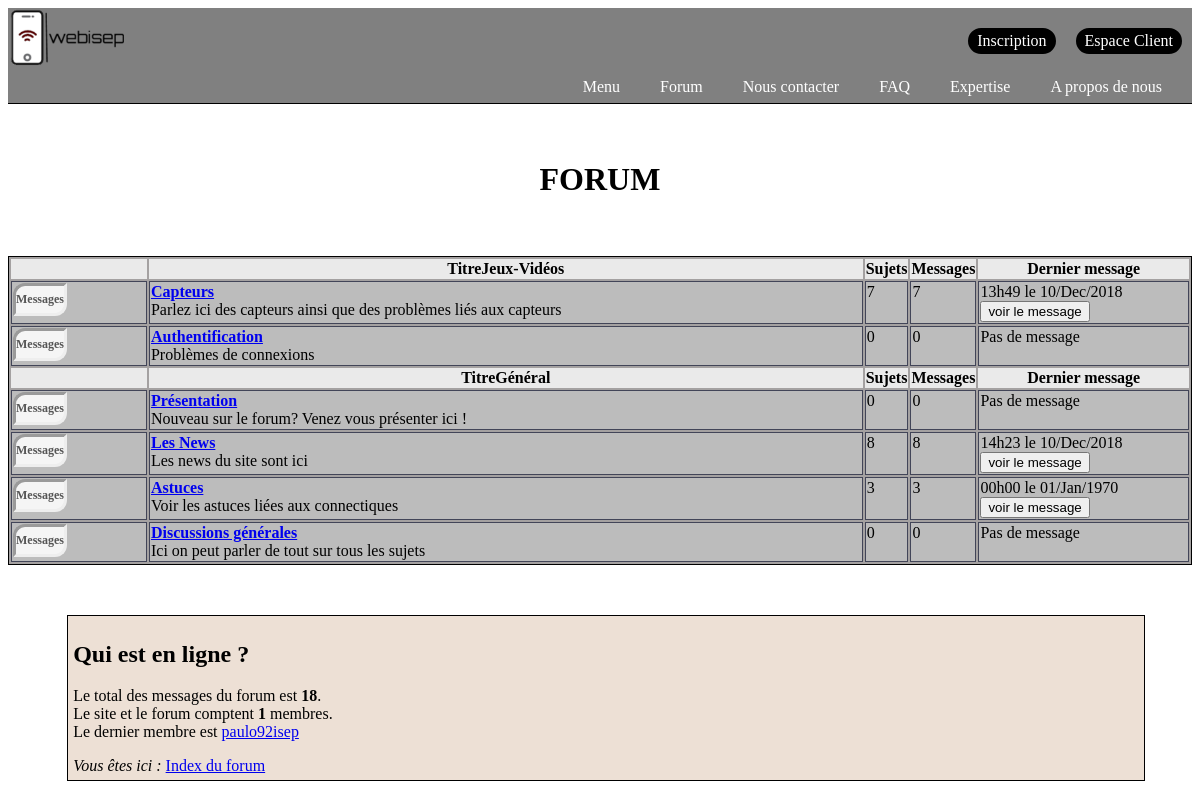
The page /old/index.php on the database its author committed.
### tables this page shows
CREATE TABLE IF NOT EXISTS `forum_categorie` (
  `cat_id` int(11) NOT NULL AUTO_INCREMENT,
  `cat_nom` varchar(30) NOT NULL,
  `cat_ordre` int(11) NOT NULL,
  PRIMARY KEY (`cat_id`),
  UNIQUE KEY `cat_ordre` (`cat_ordre`)
);

CREATE TABLE IF NOT EXISTS `forum_forum` (
  `forum_id` int(11) NOT NULL AUTO_INCREMENT,
  `forum_cat_id` mediumint(8) NOT NULL,
  `forum_name` varchar(30) NOT NULL,
  `forum_desc` text NOT NULL,
  `forum_ordre` mediumint(8) NOT NULL,
  `forum_last_post_id` int(11) NOT NULL,
  `forum_topic` mediumint(8) NOT NULL,
  `forum_post` mediumint(8) NOT NULL,
  `auth_view` tinyint(4) NOT NULL,
  `auth_post` tinyint(4) NOT NULL,
  `auth_topic` tinyint(4) NOT NULL,
  `auth_annonce` tinyint(4) NOT NULL,
  `auth_modo` tinyint(4) NOT NULL,
  PRIMARY KEY (`forum_id`)
);

CREATE TABLE IF NOT EXISTS `forum_post` (
  `post_id` int(11) NOT NULL AUTO_INCREMENT,
  `post_createur` int(11) NOT NULL,
  `post_texte` text NOT NULL,
  `post_time` int(11) NOT NULL,
  `topic_id` int(11) NOT NULL,
  `post_forum_id` int(11) NOT NULL,
  PRIMARY KEY (`post_id`)
);

CREATE TABLE IF NOT EXISTS `forum_membres` (
  `membre_id` int(11) NOT NULL AUTO_INCREMENT,
  `membre_pseudo` varchar(30) NOT NULL,
  `membre_mdp` varchar(32) NOT NULL,
  `membre_email` varchar(250) NOT NULL,
  `membre_msn` varchar(250) NOT NULL,
  `membre_siteweb` varchar(100) NOT NULL,
  `membre_avatar` varchar(100) NOT NULL,
  `membre_signature` varchar(200) NOT NULL,
  `membre_localisation` varchar(100) NOT NULL,
  `membre_inscrit` int(11) NOT NULL,
  `membre_derniere_visite` int(11) NOT NULL,
  `membre_rang` tinyint(4) DEFAULT '2',
  `membre_post` int(11) NOT NULL,
  PRIMARY KEY (`membre_id`)
);

### old/index.php (the view, shortened to what this page needs)
<!DOCTYPE html>
<html>
<head>
<link rel="stylesheet" type="text/css" href="../css/header.css">
<link rel="stylesheet" type="text/css" href="../css/design.css">
</head>
<body>
<header>
                <a href="General.html"><img src="Logo2.png" alt="logo" id="logo"class="flottant"/></a>
                <a class="menu-espaceclient" href=espaceclient.html>Espace Client</a>
                <a class="menu-inscription" href=inscription.html>Inscription</a>
                <nav>
                    <ul>
                        <li class="onglet"><a href=AproposeDNous.html>A propos de nous </a></li>
                        <li class="onglet"><a href=Expertise.html>Expertise </a></li>
                        <li class="onglet"><a href=FAQ.html>FAQ </a></li>
                        <li class="onglet"><a href=NousContacter.html>Nous contacter</a></li>
                        <li class="onglet"><a href=Forum.html>Forum </a></li>
                        <li class="onglet"><a href="#">Menu</a>
                        </li>
                    </ul>
                </nav>
 </header>
 <br></br>
 <h1>FORUM </h1>
 <br></br>
<?php
include("identifiants.php");
include("debuts.php");
?>
<?php
$totaldesmessages = 0;
$categorie = NULL;
?>
<?php
$query=$db->prepare('SELECT cat_id, cat_nom,
forum_forum.forum_id, forum_name, forum_desc, forum_post, forum_topic, auth_view, forum_topic.topic_id,  forum_topic.topic_post, post_id, post_time, post_createur, membre_pseudo,
membre_id   FROM forum_categorie
LEFT JOIN forum_forum ON forum_categorie.cat_id = forum_forum.forum_cat_id
LEFT JOIN forum_post ON forum_post.post_id = forum_forum.forum_last_post_id
LEFT JOIN forum_topic ON forum_topic.topic_id = forum_post.topic_id
LEFT JOIN forum_membres ON forum_membres.membre_id = forum_post.post_createur
WHERE auth_view <= :lvl
ORDER BY cat_ordre, forum_ordre DESC');
$query->bindValue(':lvl',$lvl,PDO::PARAM_INT);
$query->execute();
?>
<table>
<?php
while($data = $query->fetch())
{
    if( $categorie != $data['cat_id'] )
    {
        $categorie = $data['cat_id'];
        ?>
        <tr>
        <th></th>
        <th class="titre">Titre<strong><?php echo stripslashes(htmlspecialchars($data['cat_nom'])); ?>
        </strong></th>
        <th class="nombremessages"><strong>Sujets</strong></th>
        <th class="nombresujets"><strong>Messages</strong></th>
        <th class="derniermessage"><strong>Dernier message</strong></th>
        </tr>
        <?php
    }
    ?>
<?php
    echo'<tr><td><input class="paul" type="submit" name="mess" value="Messages" /></td>
    <td class="titre"><strong>
    <a href="voirforum.php?f='.$data['forum_id'].'">
    '.stripslashes(htmlspecialchars($data['forum_name'])).'</a></strong>
    <br />'.nl2br(stripslashes(htmlspecialchars($data['forum_desc']))).'</td>
    <td class="nombresujets">'.$data['forum_topic'].'</td>
    <td class="nombremessages">'.$data['forum_post'].'</td>';
    if (!empty($data['forum_post']))
    {
	 $nombreDeMessagesParPage = 15;
         $nbr_post = $data['topic_post'] +1;
	 $page = ceil($nbr_post / $nombreDeMessagesParPage);
         echo'<td class="derniermessage">
         '.date('H\hi \l\e d/M/Y',$data['post_time']).'<br />
         <a href="voirprofil.php?m='.stripslashes(htmlspecialchars($data['membre_id'])).'&amp;action=consulter">'.$data['membre_pseudo'].'  </a>
         <a href="./voirtopic.php?t='.$data['topic_id'].'&amp;page='.$page.'#p_'.$data['post_id'].'">
         <input class="go_button" type="submit" name="go" value="voir le message" /></a></td></tr>';
     }
     else
     {
         echo'<td class="nombremessages">Pas de message</td></tr>';
     }
     $totaldesmessages += $data['forum_post'];
}
echo '</table></div>';
?>
<?php
echo'<div id="footer">
<h2>
Qui est en ligne ?
</h2>
';
$TotalDesMembres = $db->query('SELECT COUNT(*) FROM forum_membres')->fetchColumn();
$query = $db->query('SELECT membre_pseudo, membre_id FROM forum_membres ORDER BY membre_id DESC LIMIT 0, 1');
$data = $query->fetch();
$derniermembre = stripslashes(htmlspecialchars($data['membre_pseudo']));
echo'<p>Le total des messages du forum est <strong>'.$totaldesmessages.'</strong>.<br />';
echo'Le site et le forum comptent <strong>'.$TotalDesMembres.'</strong> membres.<br />';
echo'Le dernier membre est <a href="./voirprofil.php?m='.$data['membre_id'].'&amp;action=consulter">'.$derniermembre.'</a></p>';
?>
<?php
echo'<i>Vous êtes ici : </i><a href ="./index.php">Index du forum</a>';
?>
</div>
</body>
</html>

### old/css/header.css (style rules this page uses)
th { background-color:#eaeaea; }
img { width: 10%; height: auto; }
nav >ul { margin: 0px; padding: 0px; }
.onglet { list-style-type: none; }
nav { width: 100%; border-bottom: black 1px solid; background-color: grey; height: 30px; }
nav> ul> li { float: right; position: relative; }
nav> ul::after { content:""; display: block; }
nav a { display: inline-block; text-decoration: none; }
nav> ul> li> a { padding: 5px 30px; padding-left: 10px; color: white; }
.menu-espaceclient, .menu-inscription { border:2px solid black; border-radius: 20px; text-decoration: none; margin: 10px; margin-top: 20px; padding: 2px 7px; position:relative; float: right; color: white; background-color: black; }
header { background-color: grey; }
#footer { border: 1px solid black; width: 90%; margin-top: 50px; margin-left: 5%; margin-bottom: 10Opx; padding: 5px; background-color: rgb(237,224,213); }
.titre { width:61%; }
.nombremessages { width:2%; }
.nombresujets { width:2%; }
.derniermessage { width:18%; }
td { border: 1px solid #424558; background-color: rgb(188, 188, 188); vertical-align:top; }
table { background-color: #a4a1a1; border: 1px solid }
h1 { text-align: center; color: black; }

### old/css/design.css (style rules this page uses)
.paul { border-radius:12px 0 12px 0; background: #f5f5f5; border:none; color:#555; font:bold 12px Verdana; padding:6px 0 6px 0; border:1px solid #ccc; text-align: center; border: inset; }
h1 { text-align: center; color: black; }

### rows shown on the page
forum_categorie: cat_nom "Jeux-Vidéos", forum_forum.forum_name "Capteurs", forum_forum.forum_desc "Parlez ici des capteurs ainsi que des problèmes liés aux capteurs", forum_forum.forum_topic "7", forum_forum.forum_post "7", forum_post.post_time "13h49 le 10/Dec/2018", forum_forum.forum_name "Authentification", forum_forum.forum_desc "Problèmes de connexions", forum_forum.forum_topic "0", forum_forum.forum_post "0", shows "Pas de message"
forum_categorie: cat_nom "Général", forum_forum.forum_name "Présentation", forum_forum.forum_desc "Nouveau sur le forum? Venez vous présenter ici !", forum_forum.forum_topic "0", forum_forum.forum_post "0", shows "Pas de message", forum_forum.forum_name "Les News", forum_forum.forum_desc "Les news du site sont ici", forum_forum.forum_topic "8", forum_forum.forum_post "8", forum_post.post_time "14h23 le 10/Dec/2018", forum_forum.forum_name "Astuces", forum_forum.forum_desc "Voir les astuces liées aux connectiques", forum_forum.forum_topic "3", forum_forum.forum_post "3", post_time "00h00 le 01/Jan/1970", forum_forum.forum_name "Discussions générales", forum_forum.forum_desc "Ici on peut parler de tout sur tous les sujets"
forum_membres: membre_pseudo "paulo92isep"

### other values the page prints
$totaldesmessages "18"
$TotalDesMembres "1"
